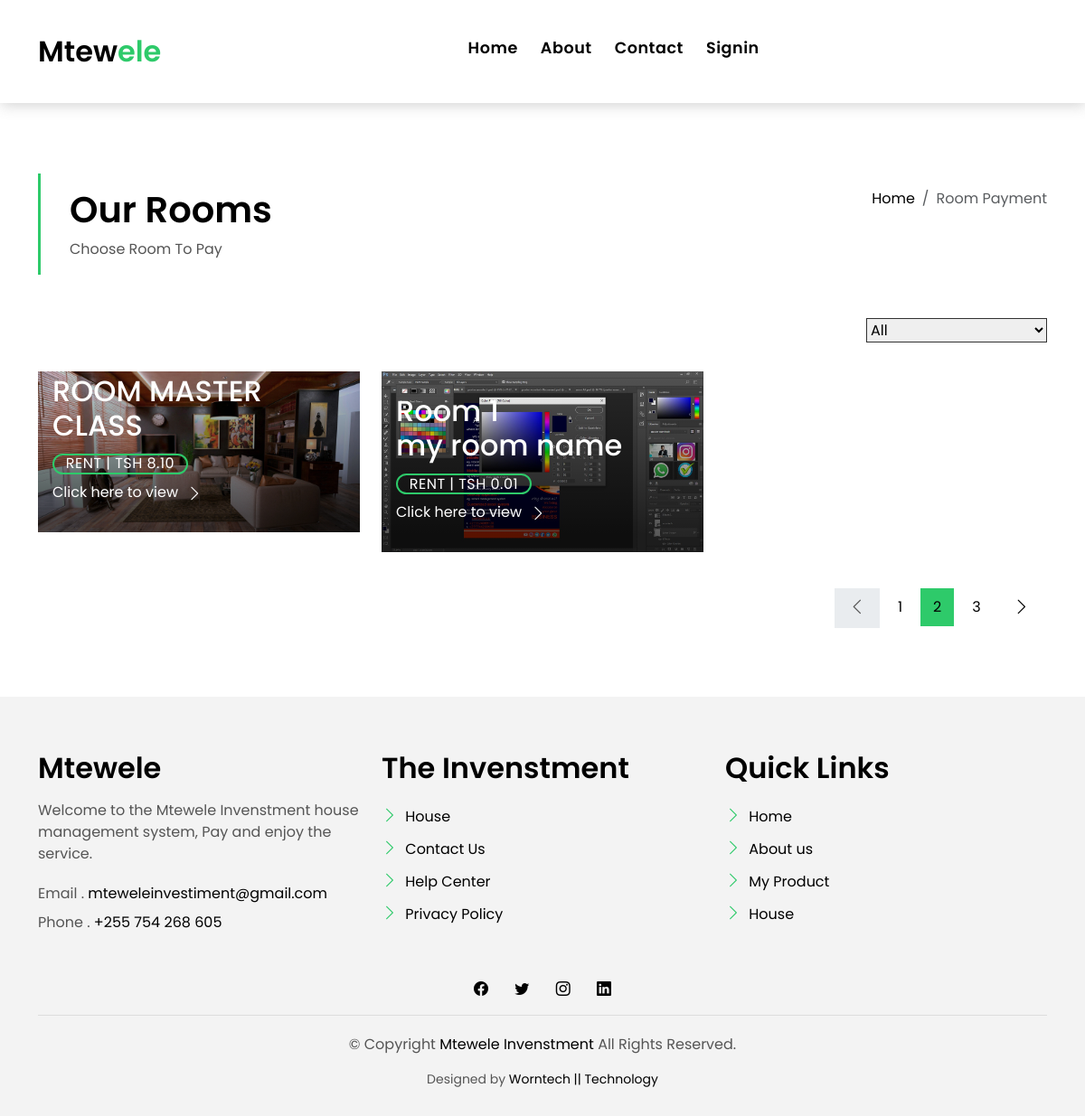
/house/, run on the app's committed database.
### web/models.py (models this page shows)
class Room(models.Model):
    room_number = (
        ('1', '1'),
        ('2', '2'),
        ('3', '3'),
        ('4', '4'),
        ('5', '5'),
        ('6', '6'),
        ('7', '7'),
        ('8', '8'),
        ('9', '9'),
        ('10', '10'),
    )
    Room_Name = models.CharField(max_length=100)
    Room_Number = models.CharField(max_length=10, choices=room_number)
    Image =models.ImageField(upload_to="home/")
    Cost = models.DecimalField(max_digits=10, decimal_places=2)
    Post_date = models.DateTimeField(auto_now_add=True)

### web/views.py (the view)
# urls.py: path("house/",views.house,name = "house"),
def house(request):
    room = Room.objects.all()
    context={
        "room":room
    }
    return render(request, 'web/house.html', context)

### web/templates/web/house.html (shortened to what this page needs)
{% extends 'web/base.html' %}
{% load static %}
{% block content %}
<!DOCTYPE html>
<html lang="en">
<head>
<link href="{% static 'web/assets/vendor/animate.css/animate.min.css' %}" rel="stylesheet">
<link href="{% static 'web/assets/vendor/bootstrap/css/bootstrap.min.css' %}" rel="stylesheet">
<link href="{% static 'web/assets/vendor/bootstrap-icons/bootstrap-icons.css' %}" rel="stylesheet">
<link href="{% static 'web/assets/vendor/swiper/swiper-bundle.min.css' %}" rel="stylesheet">
<link href="{% static 'web/assets/css/style.css' %}" rel="stylesheet">
</head>
<body>
  <main id="main">
    <section class="intro-single">
      <div class="container">
        <div class="row">
          <div class="col-md-12 col-lg-8">
            <div class="title-single-box">
              <h1 class="title-single">Our Rooms</h1>
              <span class="color-text-a">Choose Room To Pay</span>
            </div>
          </div>
          <div class="col-md-12 col-lg-4">
            <nav aria-label="breadcrumb" class="breadcrumb-box d-flex justify-content-lg-end">
              <ol class="breadcrumb">
                <li class="breadcrumb-item">
                  <a href="{% url 'home' %}">Home</a>
                </li>
                <li class="breadcrumb-item active" aria-current="page">
                  Room Payment
                </li>
              </ol>
            </nav>
          </div>
        </div>
      </div>
    </section>
    <section class="property-grid grid">
      <div class="container">
        <div class="row">
          <div class="col-sm-12">
            <div class="grid-option">
              <form>
                <select class="custom-select">
                  <option selected>All</option>
                </select>
              </form>
            </div>
          </div>
          {% if room %}
          {% for i in room %}
          <div class="col-md-4">
            <div class="card-box-a card-shadow">
              <div class="img-box-a">
                <a href="{% url 'viewroom' i.id %}">
                <img src=" {{i.Image.url}}" alt="" class="img-a img-fluid">
              </a>
              </div>
              <div class="card-overlay">
                <div class="card-overlay-a-content">
                  <div class="card-header-a">
                    <h2 class="card-title-a">
                      <a href="{% url 'viewroom' i.id %}">Room {{i.Room_Number}}
                        <br /> {{i.Room_Name}}</a>
                    </h2>
                  </div>
                  <div class="card-body-a">
                    <div class="price-box d-flex">
                      <span class="price-a">rent | Tsh {{i.Cost}}</span>
                    </div>
                    <a href="{% url 'viewroom' i.id %}" class="link-a">Click here to view
                      <span class="bi bi-chevron-right"></span>
                    </a>
                  </div>
                </div>
              </div>
            </div>
          </div>
          {% endfor %}
          {% else%}
          <p><b>No Room Present<b></p>
          {% endif%}
        </div>
        <div class="row">
          <div class="col-sm-12">
            <nav class="pagination-a">
              <ul class="pagination justify-content-end">
                <li class="page-item disabled">
                  <a class="page-link" href="#" tabindex="-1">
                    <span class="bi bi-chevron-left"></span>
                  </a>
                </li>
                <li class="page-item">
                  <a class="page-link" href="#">1</a>
                </li>
                <li class="page-item active">
                  <a class="page-link" href="#">2</a>
                </li>
                <li class="page-item">
                  <a class="page-link" href="#">3</a>
                </li>
                <li class="page-item next">
                  <a class="page-link" href="#">
                    <span class="bi bi-chevron-right"></span>
                  </a>
                </li>
              </ul>
            </nav>
          </div>
        </div>
      </div>
    </section>
  </main>
</body>
</html>
{% endblock %}

### web/static/web/assets/css/style.css (style rules this page uses)
body { font-family: "Poppins", sans-serif; color: #555555; }
h1, h2, h3, h4, h5, h6 { color: #000000; }
a { color: #000000; text-decoration: none; transition: all 0.5s ease; }
.link-a { text-decoration: none; color: #ffffff; text-decoration: none; }
@media (min-width: 768px) { .link-a { font-size: 0.9rem; } }
@media (min-width: 992px) { .link-a { font-size: 1rem; } }
.link-a span { font-size: 18px; vertical-align: middle; margin-left: 5px; }
@media (min-width: 768px) { .link-a span { font-size: 1.5rem; } }
@media (min-width: 992px) { .link-a span { font-size: 18px; } }
.color-text-a { text-decoration: none; color: #555555; }
.pagination-a { text-decoration: none; }
.pagination-a .pagination .page-link { margin: 0 0.2rem; border-color: transparent; padding: 0.5rem 0.8rem; color: #000000; }
.pagination-a .pagination .page-link span { font-size: 1.2rem; }
.pagination-a .pagination .next .page-link { padding: 0.4rem 0.9rem; }
.pagination-a .pagination .page-item:last-child .page-link { border-top-right-radius: 0; border-bottom-right-radius: 0; }
.pagination-a .pagination .page-item:first-child .page-link { border-top-left-radius: 0; border-bottom-left-radius: 0; }
.pagination-a .pagination .page-item.disabled .page-link { padding: 0.4rem 0.9rem; color: #555555; }
.pagination-a .pagination .page-item.active .page-link { background-color: #2eca6a; }
.intro-single { padding: 12rem 0 3rem; }
.intro-single .title-single-box { padding: 1rem 0 1rem 2rem; }
.intro-single .title-single-box { border-left: 3px solid #2eca6a; }
.intro-single .title-single-box .title-single { font-weight: 600; font-size: 2.2rem; }
@media (min-width: 768px) { .intro-single .title-single-box .title-single { font-size: 2.1rem; } }
@media (min-width: 992px) { .intro-single .title-single-box .title-single { font-size: 2.5rem; } }
.intro-single .breadcrumb-box { padding: 1rem 0 0 0.5rem; }
.intro-single .breadcrumb { background-color: transparent; padding-right: 0; padding-left: 0; }
.card-box-a span, .card-box-b span, .card-box-c span, .card-box-d span { line-height: 0; }
@media (min-width: 768px) { .grid .card-box-a, .grid .card-box-b, .grid .card-box-c, .grid .card-box-d { margin-bottom: 2.5rem; } }
.card-box-a, .card-box-b, .card-box-d { position: relative; overflow: hidden; -webkit-backface-visibility: hidden; backface-visibility: hidden; }
.card-box-a .img-a, .card-box-a .img-b, .card-box-b .img-a, .card-box-b .img-b { transition: 0.8s all ease-in-out; }
@media (min-width: 768px) { .card-box-a .price-a, .card-box-b .price-a { font-size: 0.9rem; } }
@media (min-width: 992px) { .card-box-a .price-a, .card-box-b .price-a { font-size: 1rem; } }
.card-overlay { position: absolute; width: 100%; height: 100%; top: 0; left: 0; }
.card-shadow { -webkit-backface-visibility: hidden; backface-visibility: hidden; }
.card-shadow:before { content: " "; position: absolute; top: 0; left: 0; width: 100%; height: 100%; z-index: 1; background: linear-gradient(to bottom, rgba(0, 0, 0, 0) 0%, rgba(0, 0, 0, 0.2) 27%, rgba(0, 0, 0, 0.65) 90%); }
.card-overlay-a-content { transition: all 0.5s ease-in; position: absolute; width: 100%; bottom: 0px; z-index: 2; }
@media (min-width: 768px) { .card-overlay-a-content { bottom: -20px; } }
@media (min-width: 992px) { .card-overlay-a-content { bottom: 0px; } }
.card-header-a { padding: 0 1rem; }
.card-header-a .card-title-a { color: #ffffff; margin-bottom: 0; padding-bottom: 0.7rem; }
@media (min-width: 768px) { .card-header-a .card-title-a { font-size: 1.3rem; } }
@media (min-width: 992px) { .card-header-a .card-title-a { font-size: 2rem; } }
.card-header-a .card-title-a a { color: #ffffff; text-decoration: none; }
.card-body-a { z-index: 2; transition: all 0.5s ease-in; padding: 0rem 1rem 2rem 1rem; }
.card-body-a .price-box { padding-bottom: 0.5rem; }
.price-a { color: #ffffff; padding: 0.6rem 0.8rem; border: 2px solid #2eca6a; border-radius: 50px; text-transform: uppercase; letter-spacing: 0.03em; }
.property-grid .grid-option { text-align: right; margin-bottom: 2rem; }
.property-grid .grid-option .custom-select { border-radius: 0; width: 200px; border-color: #313131; }
.property-grid .grid-option .custom-select option { border-color: #313131; }

### data on the page
Room: Image (picture), Room_Name "ROOM MASTER CLASS", Cost "8.10"
Room: Image (picture), Room_Number "1", Room_Name "my room name", Cost "0.01"
